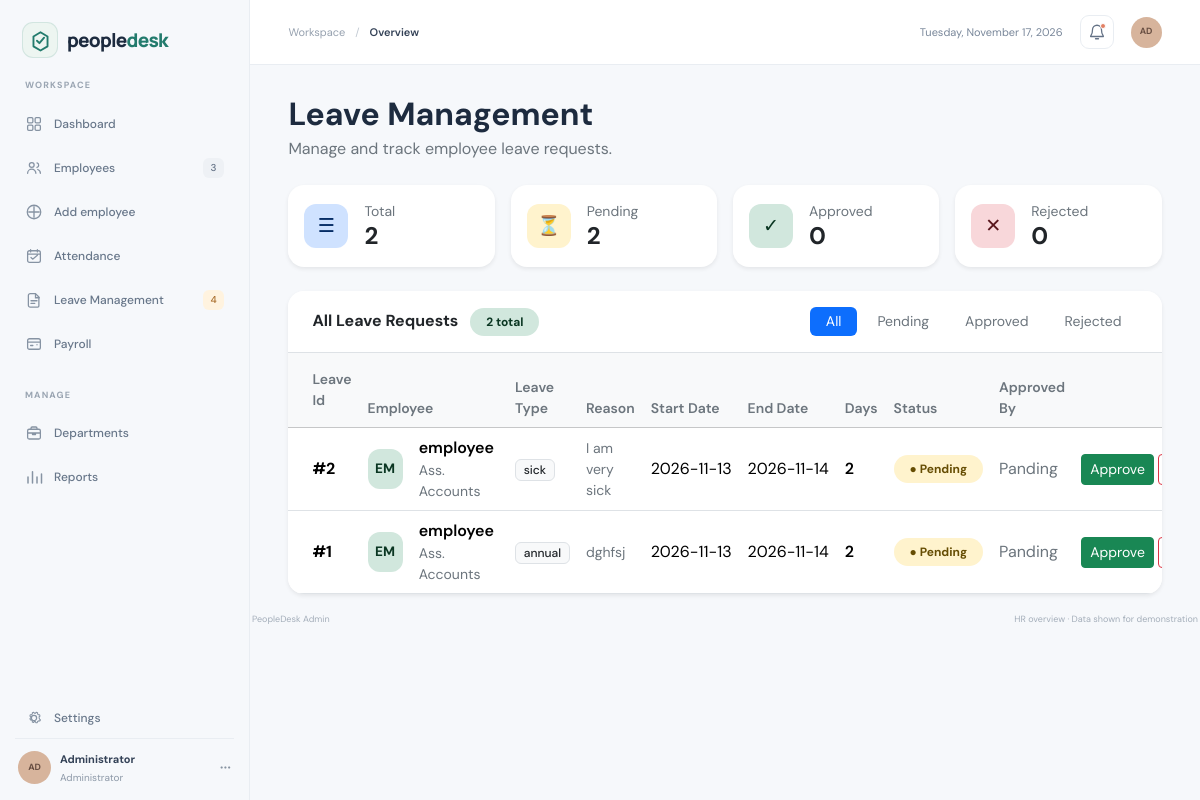
/admin/leave_management/leave_management.php, run on the app's committed database.
### tables this page shows
CREATE TABLE `leave_requests` (
  `leave_id` int NOT NULL,
  `employee_id` int NOT NULL,
  `leave_reason` varchar(200) NOT NULL,
  `leave_type` varchar(50) NOT NULL,
  `start_date` date NOT NULL,
  `end_date` date NOT NULL,
  `total_days` int NOT NULL,
  `status` varchar(20) NOT NULL,
  `approved_by` varchar(50) NOT NULL,
  `admin_remarks` varchar(200) DEFAULT NULL
);

CREATE TABLE `employees` (
  `employee_id` int NOT NULL,
  `name` varchar(150) NOT NULL,
  `email` varchar(150) NOT NULL,
  `temporary_password` varchar(250) NOT NULL,
  `department` varchar(100) NOT NULL,
  `designation` varchar(150) NOT NULL,
  `basic_salary` decimal(10,0) NOT NULL,
  `joining_date` date NOT NULL,
  `role` enum('admin','hr','employee','') NOT NULL,
  `phone` varchar(15) NOT NULL,
  `user_id` int DEFAULT NULL
);

### admin/leave_management/leave_management.php (the view, shortened to what this page needs)
<?php
include_once("../../config/db.php");
$filter = $_GET['status'] ?? 'all';
$sql = "SELECT lr.*, e.name AS employee_name, e.designation
        FROM leave_requests lr
        JOIN employees e ON lr.employee_id = e.employee_id";
if ($filter === 'all') {
    $data = $conn->query($sql . " ORDER BY lr.leave_id DESC");
} else {
    $stmt = $conn->prepare($sql . " WHERE LOWER(lr.status) = ? ORDER BY lr.leave_id DESC");
    $stmt->bind_param("s", $filter);
    $stmt->execute();
    $data = $stmt->get_result();
}
$counts = ['pending' => 0, 'approved' => 0, 'rejected' => 0];
$res = $conn->query("SELECT LOWER(status) AS s, COUNT(*) AS c FROM leave_requests GROUP BY LOWER(status)");
foreach ($res as $r) {
    if (isset($counts[$r['s']])) {
        $counts[$r['s']] = (int)$r['c'];
    }
}
$total = array_sum($counts);
?>
<!doctype html>
<html lang="en">
<head>
    <link href="https://cdn.jsdelivr.net/npm/bootstrap@5.3.3/dist/css/bootstrap.min.css" rel="stylesheet">
    <link rel="stylesheet" href="../../assets/admin.css">
</head>
<body>
    <div class="app-shell">
        <?php include_once('../includes/sidebar.php'); ?>
        <main class="main-content">
            <?php include_once('../includes/topbar.php'); ?>
            <div class="dashboard-content">
                <div class="d-flex flex-column flex-sm-row align-items-sm-end justify-content-between gap-3 mb-4">
                    <div>
                        <h1 class="h2 fw-bold mb-1">Leave Management</h1>
                        <p class="text-secondary mb-0">Manage and track employee leave requests.</p>
                    </div>
                </div>
                <div class="row g-3 mb-4">
                    <div class="col-6 col-lg-3">
                        <div class="card border-0 shadow-sm rounded-4">
                            <div class="card-body d-flex align-items-center gap-3">
                                <div class="stat-icon bg-primary-subtle text-primary-emphasis">&#9776;</div>
                                <div>
                                    <div class="text-secondary small">Total</div>
                                    <div class="h4 fw-bold mb-0"><?= $total ?></div>
                                </div>
                            </div>
                        </div>
                    </div>
                    <div class="col-6 col-lg-3">
                        <div class="card border-0 shadow-sm rounded-4">
                            <div class="card-body d-flex align-items-center gap-3">
                                <div class="stat-icon bg-warning-subtle text-warning-emphasis">&#9203;</div>
                                <div>
                                    <div class="text-secondary small">Pending</div>
                                    <div class="h4 fw-bold mb-0"><?= $counts['pending'] ?></div>
                                </div>
                            </div>
                        </div>
                    </div>
                    <div class="col-6 col-lg-3">
                        <div class="card border-0 shadow-sm rounded-4">
                            <div class="card-body d-flex align-items-center gap-3">
                                <div class="stat-icon bg-success-subtle text-success-emphasis">&#10003;</div>
                                <div>
                                    <div class="text-secondary small">Approved</div>
                                    <div class="h4 fw-bold mb-0"><?= $counts['approved'] ?></div>
                                </div>
                            </div>
                        </div>
                    </div>
                    <div class="col-6 col-lg-3">
                        <div class="card border-0 shadow-sm rounded-4">
                            <div class="card-body d-flex align-items-center gap-3">
                                <div class="stat-icon bg-danger-subtle text-danger-emphasis">&#10005;</div>
                                <div>
                                    <div class="text-secondary small">Rejected</div>
                                    <div class="h4 fw-bold mb-0"><?= $counts['rejected'] ?></div>
                                </div>
                            </div>
                        </div>
                    </div>
                </div>
                <div class="card border-0 shadow-sm rounded-4 overflow-hidden">
                    <div class="card-header bg-white border-bottom px-4 py-3">
                        <div class="d-flex flex-column flex-md-row align-items-md-center justify-content-between gap-3">
                            <h2 class="h6 fw-bold mb-0">All Leave Requests
                                <span class="badge rounded-pill bg-success-subtle text-success-emphasis px-3 py-2 ms-2">
                                    <?= $data->num_rows ?> total
                                </span>
                            </h2>
                            <ul class="nav nav-pills small gap-1">
                                <?php foreach (['all' => 'All', 'pending' => 'Pending', 'approved' => 'Approved', 'rejected' => 'Rejected'] as $key => $label) { ?>
                                    <li class="nav-item">
                                        <a class="nav-link py-1 px-3 <?= $filter === $key ? 'active' : 'text-secondary' ?>"
                                           href="?status=<?= $key ?>"><?= $label ?></a>
                                    </li>
                                <?php } ?>
                            </ul>
                        </div>
                    </div>
                    <div class="table-responsive">
                        <table class="table table-hover align-middle mb-0">
                            <thead class="table-light">
                                <tr>
                                    <th class="ps-4 py-3 text-secondary fw-semibold small">Leave Id</th>
                                    <th class="text-secondary fw-semibold small">Employee</th>
                                    <th class="text-secondary fw-semibold small">Leave Type</th>
                                    <th class="text-secondary fw-semibold small">Reason</th>
                                    <th class="text-secondary fw-semibold small">Start Date</th>
                                    <th class="text-secondary fw-semibold small">End Date</th>
                                    <th class="text-secondary fw-semibold small">Days</th>
                                    <th class="text-secondary fw-semibold small">Status</th>
                                    <th class="text-secondary fw-semibold small">Approved By</th>
                                    <th class="text-end pe-4 text-secondary fw-semibold small">Actions</th>
                                </tr>
                            </thead>
                            <tbody>
                                <?php if ($data->num_rows > 0) { ?>
                                    <?php foreach ($data as $leave) { ?>
                                        <?php
                                            $status = strtolower($leave['status']);
                                            $badge = 'bg-warning-subtle text-warning-emphasis';
                                            $initials = strtoupper(substr($leave['employee_name'], 0, 2));
                                        ?>
                                        <tr>
                                            <td class="ps-4 fw-bold">#<?= (int)$leave['leave_id'] ?></td>
                                            <td>
                                                <div class="d-flex align-items-center gap-3">
                                                    <span class="leave-avatar"><?= htmlspecialchars($initials) ?></span>
                                                    <div>
                                                        <div class="fw-semibold"><?= htmlspecialchars($leave['employee_name']) ?></div>
                                                        <div class="small text-secondary"><?= htmlspecialchars($leave['designation']) ?></div>
                                                    </div>
                                                </div>
                                            </td>
                                            <td><span class="badge bg-light text-dark border fw-medium"><?= htmlspecialchars($leave['leave_type']) ?></span></td>
                                            <td class="reason-cell text-secondary small"><?= htmlspecialchars($leave['leave_reason']) ?></td>
                                            <td class="text-nowrap"><?= htmlspecialchars($leave['start_date']) ?></td>
                                            <td class="text-nowrap"><?= htmlspecialchars($leave['end_date']) ?></td>
                                            <td class="fw-semibold"><?= (int)$leave['total_days'] ?></td>
                                            <td>
                                                <span class="badge rounded-pill <?= $badge ?> px-3 py-2">
                                                    &#9679; <?= htmlspecialchars($leave['status']) ?>
                                                </span>
                                            </td>
                                            <td class="text-secondary"><?= htmlspecialchars($leave['approved_by'] ?: '-') ?></td>
                                            <td class="text-end pe-4 text-nowrap">
                                                <?php if ($status === 'pending') { ?>
                                                    <button type="button" class="btn btn-sm btn-success"
                                                            data-bs-toggle="modal" data-bs-target="#decisionModal"
                                                            data-leave-id="<?= (int)$leave['leave_id'] ?>"
                                                            data-action="approve"
                                                            data-name="<?= htmlspecialchars($leave['employee_name']) ?>">Approve</button>
                                                    <button type="button" class="btn btn-sm btn-outline-danger"
                                                            data-bs-toggle="modal" data-bs-target="#decisionModal"
                                                            data-leave-id="<?= (int)$leave['leave_id'] ?>"
                                                            data-action="reject"
                                                            data-name="<?= htmlspecialchars($leave['employee_name']) ?>">Reject</button>
                                                <?php } else { ?>
                                                    <span class="text-secondary small">Done</span>
                                                <?php } ?>
                                            </td>
                                        </tr>
                                    <?php } ?>
                                <?php } ?>
                            </tbody>
                        </table>
                    </div>
                </div>
            </div>
            <?php include_once('../includes/footer.php'); ?>
        </main>
    </div>
</body>
</html>

### assets/admin.css (style rules this page uses)
:root { --admin-ink: #1d2b3f; --admin-muted: #8290a1; --admin-line: #e9edf2; --admin-green: #237b6d; --admin-green-dark: #176557; --admin-bg: #f6f8fb; }
* { box-sizing: border-box; }
body { min-width: 320px; margin: 0; color: var(--admin-ink); background: var(--admin-bg); font-family: "DM Sans", sans-serif; -webkit-font-smoothing: antialiased; }
.app-shell { display: flex; min-height: 100vh; }
.main-content { min-width: 0; flex: 1 1 auto; }
.dashboard-content { width: min(100%, 1500px); margin: 0 auto; padding: 30px clamp(20px, 3.2vw, 48px) 18px; }
.stat-icon { display: grid; width: 33px; height: 33px; place-items: center; border-radius: 9px; }

### admin/leave_management/leave_management.php (style rules this page uses)
.leave-avatar { width: 40px; height: 40px; border-radius: 12px; display: inline-flex; align-items: center; justify-content: center; font-weight: 700; font-size: .85rem; background: var(--bs-success-bg-subtle); color: var(--bs-success-text-emphasis); }
.stat-icon { width: 44px; height: 44px; border-radius: 12px; display: flex; align-items: center; justify-content: center; font-size: 1.2rem; }
.reason-cell { max-width: 220px; }

### data on the page
leave_requests: leave_id "2", employee.name "EM", employee.name "employee", employee.designation "Ass. Accounts", leave_type "sick", leave_reason "I am very sick", start_date "2026-11-13", end_date "2026-11-14", total_days "2", status "Pending", approved_by "Panding"
leave_requests: leave_id "1", employee.name "EM", employee.name "employee", employee.designation "Ass. Accounts", leave_type "annual", leave_reason "dghfsj", start_date "2026-11-13", end_date "2026-11-14", total_days "2", status "Pending", approved_by "Panding"

### other printed values
$totalEmployee "3"
$userInitials "AD"
$userName "Administrator"
$pageTitle "Overview"
$total "2"
$counts['pending'] "2"
$counts['approved'] "0"
$counts['rejected'] "0"
$data->num_rows "2"
$label "All"
$label "Pending"
$label "Approved"
$label "Rejected"
